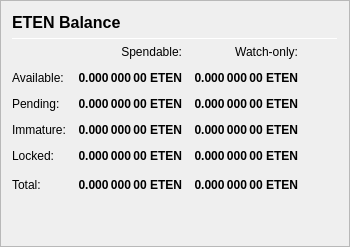
                   <widget class="QFrame" name="frame_Balances">
                    <property name="frameShape">
                     <enum>QFrame::StyledPanel</enum>
                    </property>
                    <property name="frameShadow">
                     <enum>QFrame::Raised</enum>
                    </property>
                    <layout class="QVBoxLayout" name="verticalLayout_4">
                     <item>
                      <layout class="QHBoxLayout" name="horizontalLayout_4">
                       <item>
                        <widget class="QLabel" name="label_5">
                         <property name="minimumSize">
                          <size>
                           <width>0</width>
                           <height>20</height>
                          </size>
                         </property>
                         <property name="font">
                          <font>
                           <pointsize>12</pointsize>
                           <weight>75</weight>
                           <bold>true</bold>
                          </font>
                         </property>
                         <property name="text">
                          <string>ETEN Balance</string>
                         </property>
                        </widget>
                       </item>
                       <!-- <item>
                        <widget class="QLabel" name="labelETENPercent">
                         <property name="text">
                          <string notr="true">0 %</string>
                         </property>
                        </widget>
                       </item> -->
                       <item>
                        <spacer name="horizontalSpacer_3">
                         <property name="orientation">
                          <enum>Qt::Horizontal</enum>
                         </property>
                         <property name="sizeHint" stdset="0">
                          <size>
                           <width>40</width>
                           <height>20</height>
                          </size>
                         </property>
                        </spacer>
                       </item>
                      </layout>
                     </item>
                     <item>
                      <widget class="Line" name="line_Balance">
                       <property name="minimumSize">
                        <size>
                         <width>0</width>
                         <height>1</height>
                        </size>
                       </property>
                       <property name="maximumSize">
                        <size>
                         <width>16777215</width>
                         <height>1</height>
                        </size>
                       </property>
                       <property name="orientation">
                        <enum>Qt::Horizontal</enum>
                       </property>
                      </widget>
                     </item>
                     <item>
                      <layout class="QGridLayout" name="gridLayout">
                       <property name="spacing">
                        <number>12</number>
                       </property>
                       <item row="0" column="1">
                        <widget class="QLabel" name="labelSpendable">
                         <property name="text">
                          <string>Spendable:</string>
                         </property>
                         <property name="alignment">
                          <set>Qt::AlignRight|Qt::AlignTrailing|Qt::AlignVCenter</set>
                         </property>
                        </widget>
                       </item>
                       <item row="0" column="2">
                        <widget class="QLabel" name="labelWatchonly">
                         <property name="text">
                          <string>Watch-only:</string>
                         </property>
                         <property name="alignment">
                          <set>Qt::AlignRight|Qt::AlignTrailing|Qt::AlignVCenter</set>
                         </property>
                        </widget>
                       </item>
                       <item row="1" column="0">
                        <widget class="QLabel" name="labelBalanceText">
                         <property name="text">
                          <string>Available:</string>
                         </property>
                        </widget>
                       </item>
                       <item row="1" column="1">
                        <widget class="QLabel" name="labelBalance">
                         <property name="font">
                          <font>
                           <weight>75</weight>
                           <bold>true</bold>
                          </font>
                         </property>
                         <property name="cursor">
                          <cursorShape>IBeamCursor</cursorShape>
                         </property>
                         <property name="toolTip">
                          <string>Your current spendable balance</string>
                         </property>
                         <property name="text">
                          <string notr="true">0.000 000 00 ETEN</string>
                         </property>
                         <property name="alignment">
                          <set>Qt::AlignRight|Qt::AlignTrailing|Qt::AlignVCenter</set>
                         </property>
                         <property name="textInteractionFlags">
                          <set>Qt::LinksAccessibleByMouse|Qt::TextSelectableByKeyboard|Qt::TextSelectableByMouse</set>
                         </property>
                        </widget>
                       </item>
                       <item row="1" column="2">
                        <widget class="QLabel" name="labelWatchAvailable">
                         <property name="font">
                          <font>
                           <weight>75</weight>
                           <bold>true</bold>
                          </font>
                         </property>
                         <property name="cursor">
                          <cursorShape>IBeamCursor</cursorShape>
                         </property>
                         <property name="toolTip">
                          <string>Your current balance in watch-only addresses</string>
                         </property>
                         <property name="text">
                          <string notr="true">0.000 000 00 ETEN</string>
                         </property>
                         <property name="alignment">
                          <set>Qt::AlignRight|Qt::AlignTrailing|Qt::AlignVCenter</set>
                         </property>
                         <property name="textInteractionFlags">
                          <set>Qt::LinksAccessibleByMouse|Qt::TextSelectableByKeyboard|Qt::TextSelectableByMouse</set>
                         </property>
                        </widget>
                       </item>
                       <item row="2" column="0">
                        <widget class="QLabel" name="labelPendingText">
                         <property name="text">
                          <string>Pending:</string>
                         </property>
                        </widget>
                       </item>
                       <item row="2" column="1">
                        <widget class="QLabel" name="labelUnconfirmed">
                         <property name="font">
                          <font>
                           <weight>75</weight>
                           <bold>true</bold>
                          </font>
                         </property>
                         <property name="cursor">
                          <cursorShape>IBeamCursor</cursorShape>
                         </property>
                         <property name="toolTip">
                          <string>Total of transactions that have yet to be confirmed, and do not yet count toward the spendable balance</string>
                         </property>
                         <property name="text">
                          <string notr="true">0.000 000 00 ETEN</string>
                         </property>
                         <property name="alignment">
                          <set>Qt::AlignRight|Qt::AlignTrailing|Qt::AlignVCenter</set>
                         </property>
                         <property name="textInteractionFlags">
                          <set>Qt::LinksAccessibleByMouse|Qt::TextSelectableByKeyboard|Qt::TextSelectableByMouse</set>
                         </property>
                        </widget>
                       </item>
                       <item row="2" column="2">
                        <widget class="QLabel" name="labelWatchPending">
                         <property name="font">
                          <font>
                           <weight>75</weight>
                           <bold>true</bold>
                          </font>
                         </property>
                         <property name="cursor">
                          <cursorShape>IBeamCursor</cursorShape>
                         </property>
                         <property name="toolTip">
                          <string>Unconfirmed transactions to watch-only addresses</string>
                         </property>
                         <property name="text">
                          <string notr="true">0.000 000 00 ETEN</string>
                         </property>
                         <property name="alignment">
                          <set>Qt::AlignRight|Qt::AlignTrailing|Qt::AlignVCenter</set>
                         </property>
                         <property name="textInteractionFlags">
                          <set>Qt::LinksAccessibleByMouse|Qt::TextSelectableByKeyboard|Qt::TextSelectableByMouse</set>
                         </property>
                        </widget>
                       </item>
                       <item row="3" column="0">
                        <widget class="QLabel" name="labelImmatureText">
                         <property name="text">
                          <string>Immature:</string>
                         </property>
                        </widget>
                       </item>
                       <item row="3" column="1">
                        <widget class="QLabel" name="labelImmature">
                         <property name="font">
                          <font>
                           <weight>75</weight>
                           <bold>true</bold>
                          </font>
                         </property>
                         <property name="cursor">
                          <cursorShape>IBeamCursor</cursorShape>
                         </property>
                         <property name="toolTip">
                          <string>Staked or masternode rewards that has not yet matured</string>
                         </property>
                         <property name="text">
                          <string notr="true">0.000 000 00 ETEN</string>
                         </property>
                         <property name="alignment">
                          <set>Qt::AlignRight|Qt::AlignTrailing|Qt::AlignVCenter</set>
                         </property>
                         <property name="textInteractionFlags">
                          <set>Qt::LinksAccessibleByMouse|Qt::TextSelectableByKeyboard|Qt::TextSelectableByMouse</set>
                         </property>
                        </widget>
                       </item>
                       <item row="3" column="2">
                        <widget class="QLabel" name="labelWatchImmature">
                         <property name="font">
                          <font>
                           <weight>75</weight>
                           <bold>true</bold>
                          </font>
                         </property>
                         <property name="cursor">
                          <cursorShape>IBeamCursor</cursorShape>
                         </property>
                         <property name="toolTip">
                          <string>Staked or masternode rewards in watch-only addresses that has not yet matured</string>
                         </property>
                         <property name="text">
                          <string notr="true">0.000 000 00 ETEN</string>
                         </property>
                         <property name="alignment">
                          <set>Qt::AlignRight|Qt::AlignTrailing|Qt::AlignVCenter</set>
                         </property>
                         <property name="textInteractionFlags">
                          <set>Qt::LinksAccessibleByMouse|Qt::TextSelectableByKeyboard|Qt::TextSelectableByMouse</set>
                         </property>
                        </widget>
                       </item>
                       <item row="4" column="0">
                        <widget class="QLabel" name="labelLockedBalanceText">
                         <property name="toolTip">
                          <string>Locked ETEN or Masternode collaterals. These are excluded from zETEN minting.</string>
                         </property>
                         <property name="text">
                          <string>Locked:</string>
                         </property>
                        </widget>
                       </item>
                       <item row="4" column="1">
                        <widget class="QLabel" name="labelLockedBalance">
                         <property name="font">
                          <font>
                           <weight>75</weight>
                           <bold>true</bold>
                          </font>
                         </property>
                         <property name="cursor">
                          <cursorShape>IBeamCursor</cursorShape>
                         </property>
                         <property name="toolTip">
                          <string>Locked ETEN or Masternode collaterals. These are excluded from zETEN minting.</string>
                         </property>
                         <property name="text">
                          <string notr="true">0.000 000 00 ETEN</string>
                         </property>
                         <property name="alignment">
                          <set>Qt::AlignRight|Qt::AlignTrailing|Qt::AlignVCenter</set>
                         </property>
                         <property name="textInteractionFlags">
                          <set>Qt::LinksAccessibleByMouse|Qt::TextSelectableByKeyboard|Qt::TextSelectableByMouse</set>
                         </property>
                        </widget>
                       </item>
                       <item row="4" column="2">
                        <widget class="QLabel" name="labelWatchLocked">
                         <property name="font">
                          <font>
                           <weight>75</weight>
                           <bold>true</bold>
                          </font>
                         </property>
                         <property name="cursor">
                          <cursorShape>IBeamCursor</cursorShape>
                         </property>
                         <property name="toolTip">
                          <string>Current locked balance in watch-only addresses</string>
                         </property>
                         <property name="text">
                          <string notr="true">0.000 000 00 ETEN</string>
                         </property>
                         <property name="alignment">
                          <set>Qt::AlignRight|Qt::AlignTrailing|Qt::AlignVCenter</set>
                         </property>
                         <property name="textInteractionFlags">
                          <set>Qt::LinksAccessibleByMouse|Qt::TextSelectableByKeyboard|Qt::TextSelectableByMouse</set>
                         </property>
                        </widget>
                       </item>
                       <item row="5" column="0">
                        <widget class="QLabel" name="labelTotalText">
                         <property name="text">
                          <string>Total:</string>
                         </property>
                         <property name="toolTip">
                          <string>Your current Etern balance, unconfirmed and immature transactions included</string>
                         </property>
                        </widget>
                       </item>
                       <item row="5" column="1">
                        <widget class="QLabel" name="labelTotal">
                         <property name="font">
                          <font>
                           <weight>75</weight>
                           <bold>true</bold>
                          </font>
                         </property>
                         <property name="cursor">
                          <cursorShape>IBeamCursor</cursorShape>
                         </property>
                         <property name="toolTip">
                          <string>Your current Etern balance, unconfirmed and immature transactions included</string>
                         </property>
                         <property name="text">
                          <string notr="true">0.000 000 00 ETEN</string>
                         </property>
                         <property name="alignment">
                          <set>Qt::AlignRight|Qt::AlignTrailing|Qt::AlignVCenter</set>
                         </property>
                         <property name="textInteractionFlags">
                          <set>Qt::LinksAccessibleByMouse|Qt::TextSelectableByKeyboard|Qt::TextSelectableByMouse</set>
                         </property>
                        </widget>
                       </item>
                       <item row="5" column="2">
                        <widget class="QLabel" name="labelWatchTotal">
                         <property name="font">
                          <font>
                           <weight>75</weight>
                           <bold>true</bold>
                          </font>
                         </property>
                         <property name="cursor">
                          <cursorShape>IBeamCursor</cursorShape>
                         </property>
                         <property name="toolTip">
                          <string>Current total balance in watch-only addresses</string>
                         </property>
                         <property name="text">
                          <string notr="true">0.000 000 00 ETEN</string>
                         </property>
                         <property name="alignment">
                          <set>Qt::AlignRight|Qt::AlignTrailing|Qt::AlignVCenter</set>
                         </property>
                         <property name="textInteractionFlags">
                          <set>Qt::LinksAccessibleByMouse|Qt::TextSelectableByKeyboard|Qt::TextSelectableByMouse</set>
                         </property>
                        </widget>
                       </item>
                       <item row="5" column="3">
                        <spacer name="horizontalSpacer_9">
                         <property name="orientation">
                          <enum>Qt::Horizontal</enum>
                         </property>
                         <property name="sizeHint" stdset="0">
                          <size>
                           <width>40</width>
                           <height>20</height>
                          </size>
                         </property>
                        </spacer>
                       </item>
                      </layout>
                     </item>
                     <item>
                      <spacer name="verticalSpacer_3">
                       <property name="orientation">
                        <enum>Qt::Vertical</enum>
                       </property>
                       <property name="sizeHint" stdset="0">
                        <size>
                         <width>20</width>
                         <height>40</height>
                        </size>
                       </property>
                      </spacer>
                     </item>
                    </layout>
                   </widget>
